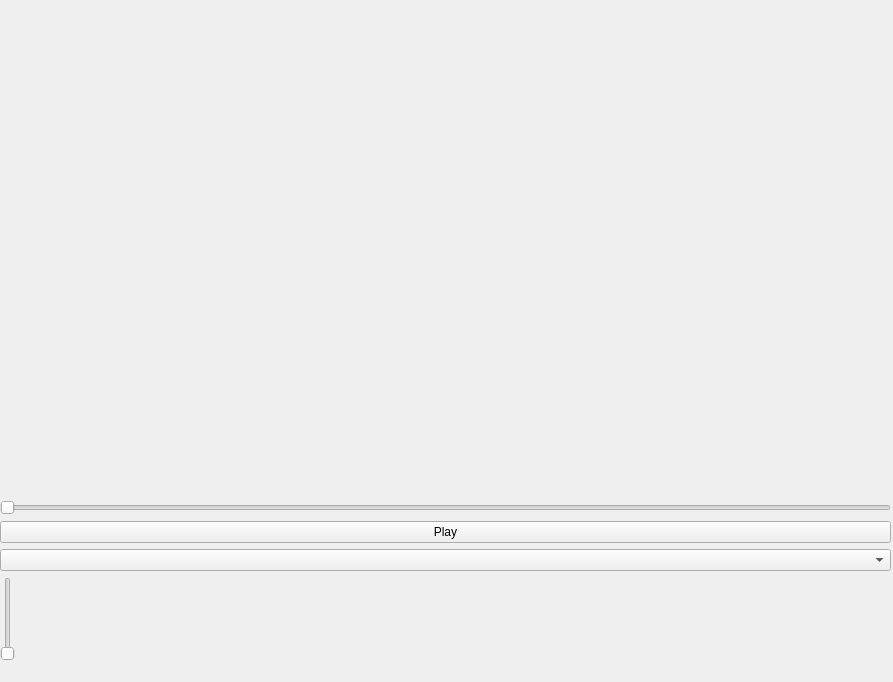
<?xml version="1.0" encoding="UTF-8"?>
<ui version="4.0">
 <class>MainWindow</class>
 <widget class="QMainWindow" name="MainWindow">
  <property name="geometry">
   <rect>
    <x>0</x>
    <y>0</y>
    <width>893</width>
    <height>682</height>
   </rect>
  </property>
  <property name="windowTitle">
   <string>CH10 Video Player</string>
  </property>
  <widget class="QWidget" name="centralwidget">
   <property name="sizePolicy">
    <sizepolicy hsizetype="Maximum" vsizetype="Maximum">
     <horstretch>0</horstretch>
     <verstretch>0</verstretch>
    </sizepolicy>
   </property>
   <widget class="QWidget" name="verticalLayoutWidget">
    <property name="geometry">
     <rect>
      <x>0</x>
      <y>0</y>
      <width>891</width>
      <height>661</height>
     </rect>
    </property>
    <layout class="QVBoxLayout" name="verticalLayout">
     <item>
      <layout class="QGridLayout" name="grid"/>
     </item>
     <item>
      <layout class="QVBoxLayout" name="playback">
       <item>
        <layout class="QVBoxLayout" name="verticalLayout_2">
         <item alignment="Qt::AlignBottom">
          <widget class="QSlider" name="slider">
           <property name="orientation">
            <enum>Qt::Horizontal</enum>
           </property>
          </widget>
         </item>
         <item>
          <widget class="QPushButton" name="play_btn">
           <property name="text">
            <string>Play</string>
           </property>
          </widget>
         </item>
         <item>
          <widget class="QComboBox" name="audio"/>
         </item>
         <item>
          <widget class="QSlider" name="volume">
           <property name="sizePolicy">
            <sizepolicy hsizetype="Fixed" vsizetype="Fixed">
             <horstretch>0</horstretch>
             <verstretch>0</verstretch>
            </sizepolicy>
           </property>
           <property name="orientation">
            <enum>Qt::Vertical</enum>
           </property>
          </widget>
         </item>
        </layout>
       </item>
      </layout>
     </item>
    </layout>
   </widget>
  </widget>
  <widget class="QMenuBar" name="menubar">
   <property name="geometry">
    <rect>
     <x>0</x>
     <y>0</y>
     <width>893</width>
     <height>21</height>
    </rect>
   </property>
  </widget>
  <action name="actionOpen">
   <property name="text">
    <string>Open</string>
   </property>
  </action>
  <action name="actionPlay_Pause">
   <property name="text">
    <string>Play / Pause</string>
   </property>
  </action>
 </widget>
 <resources/>
 <connections/>
</ui>
